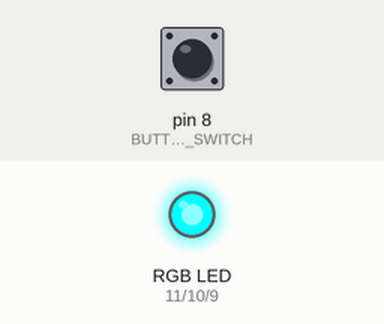
The sketch below on a simulated Arduino Uno, built with avr-gcc and run on an emulated ATmega328P. Shown: an RGB LED mixed from three pins (HIGH = lit). The inputs (shaded band) are chosen by the test bench; at power-on: pin 8 (BUTTON_SWITCH) LOW. No radio packets arrive unless stated.

Above: at 1.2 s.
1.3 s: pin 8 (BUTTON_SWITCH) pulled HIGH for 0.15 s
At 2.7 s:
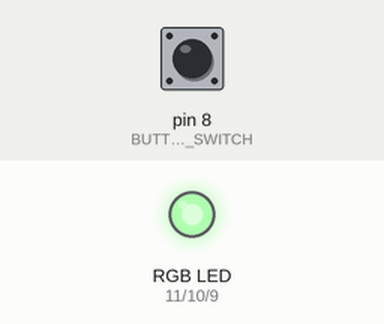
Timing chart, 0 to 8.8 s (numbered marks = the images above; inputs shaded):
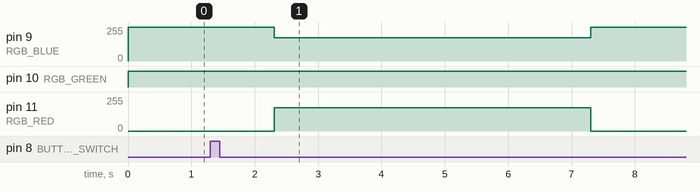

The sketch:

Buzzer_Alarm.ino
```cpp
/*
  DÉTECTION DU SON :

  ...
*/


/*
  1. VARIABLES
  2. SETUP
  3. MÉTHODES
  4. LOOP
*/


/* ======================================================================================== *\
|  ======================================================================> 1. VARIABLES
\* ======================================================================================== */

#include <Arduino.h>
#include <RH_ASK.h>
#include <SPI.h> // Not actually used but needed to compile

#define COMMON_ANODE

RH_ASK driver;

const int SOUND_SENSOR_1 = A0;
const int SOUND_SENSOR_2 = A2;
const int SOUND_SENSOR_3 = A3;
const int SOUND_SENSOR_4 = A5;

const int BUTTON_SWITCH = 8;

const int RGB_RED = 11;
const int RGB_GREEN = 10;
const int RGB_BLUE = 9;

const char *msg = "Hello world!"; // Message à envoyer via le module RF 433Mhz.

const int ACTIVATION_DELAY = 1000;
const int DETECTION_DELAY = 5000;

const int INPUTS = 5;
const byte inputPins[INPUTS] = {SOUND_SENSOR_1, SOUND_SENSOR_2, SOUND_SENSOR_3, SOUND_SENSOR_4};

const int THRESHOLD = 2;
const int SMOOTHNESS = 20;          // Nombre d'échantillon à prendre en compte.

int readings[INPUTS][SMOOTHNESS];   // Lectures provenant des capteurs d'une taille de "SMOOTHNESS".
int readIndex[INPUTS] = {0, 0};     // Index de la lecture en cours.
int total[INPUTS] = {0, 0};         // Somme des échantillons.
int average[INPUTS] = {0, 0};       // Moyenne des échantillons.

bool systemArmed = false;

int counter = 0;
int warningLevel = 0;


/* ======================================================================================== *\
|  ======================================================================> 2. SETUP
\* ======================================================================================== */

void setup() {
  // Initialisation de la communication à un débit de 9600 bits/seconde :
  Serial.begin(9600);

  // Définition du mode de chacune des pattes utilisées :
  pinMode(SOUND_SENSOR_1, INPUT);
  pinMode(SOUND_SENSOR_2, INPUT);
  pinMode(SOUND_SENSOR_3, INPUT);
  pinMode(SOUND_SENSOR_4, INPUT);

  pinMode(RGB_RED, OUTPUT);
  pinMode(RGB_GREEN, OUTPUT);
  pinMode(RGB_BLUE, OUTPUT);

  pinMode(BUTTON_SWITCH, INPUT);

  // Initialisation de toutes les lectures d'échantillons à 0 :
  resetReadings();

  if (!driver.init())
  {
    Serial.println("init failed");
  }
}


/* ======================================================================================== *\
|  ======================================================================> 3. MÉTHODES
\* ======================================================================================== */

void resetReadings() {
  for (int i = 0; i < INPUTS; i++) {
    for (int thisReading = 0; thisReading < SMOOTHNESS; thisReading++) {
      readings[i][thisReading] = 0;
    }
  }
}


void armSystem() {
  systemArmed = true;
}


void disarmSystem() {
  systemArmed = false;
}


void smoothing() {
  for (int i = 0; i < INPUTS; i++) {
    // Soustraction de la dernière lecture :
    total[i] = total[i] - readings[i][readIndex[i]];
    // Lecture d'un échantillon provenant du capteur :
    readings[i][readIndex[i]] = analogRead(inputPins[i]);
    // Ajout de cet échantillon au total :
    total[i] = total[i] + readings[i][readIndex[i]];
    // On passe à la position suivante :
    readIndex[i] = readIndex[i] + 1;
    // Si on est à la fin du tableau, on recommence :
    if (readIndex[i] >= SMOOTHNESS) {
      readIndex[i] = 0;
    }
    // Calcul de la moyenne des échantillons pour le capteur "i" :
    average[i] = total[i] / SMOOTHNESS;
  }
}


void watchSamples() {
  for (int i = 0; i < INPUTS; i++) {
    if (average[i] >= THRESHOLD && systemArmed) {
      warningLevel = warningLevel + 1;
    }
  }
}


void setColor(int red, int green, int blue)
{
  #ifdef COMMON_ANODE
    red = 255 - red;
    green = 255 - green;
    blue = 255 - blue;
  #endif
  analogWrite(RGB_RED, red);
  analogWrite(RGB_GREEN, green);
  analogWrite(RGB_BLUE, blue);
}


void warn() {
  switch (warningLevel)
  {
    case 0:
      // Jaune :
      setColor(255, 255, 0);
      counter = 0;
      break;

    case 1:
      // Mauve :
      setColor(80, 0, 80);
      counter = 0;
      break;

    case 2:
      // Rouge :
      setColor(255, 0, 0);
      counter = 0;
      break;

    case 3:
      // Envoi du signal radio :
      driver.send((uint8_t *)msg, strlen(msg));
      driver.waitPacketSent();
      delay(1000);
      break;

    default:
      break;
  }
}


/* ======================================================================================== *\
|  ======================================================================> 4. LOOP
\* ======================================================================================== */

void loop() {

  setColor(255, 0, 0);
  counter = counter + 1;

  // ------------------------------------------------------------------------------------->

  /*
    Si le système est éteint et que le bouton est appuyé, le système s'allume.
    Si le système est allumé et que le bouton et appuyez, le système s’éteint.
  */

  if (digitalRead(BUTTON_SWITCH) == HIGH && systemArmed == false)
  {
    delay(ACTIVATION_DELAY);
    armSystem();
    warningLevel = warningLevel + 1;
  }
  else if (digitalRead(BUTTON_SWITCH) == HIGH && systemArmed == true)
  {
    disarmSystem();
    delay(ACTIVATION_DELAY);
    warningLevel = warningLevel + 1;
  }

  // ------------------------------------------------------------------------------------->

  if (systemArmed) {
    for(int i = 0; i < INPUTS; i++)
    {
      if(analogRead(inputPins[i]) > THRESHOLD)
      {
        warn();
        delay(DETECTION_DELAY);
        warningLevel = warningLevel + 1;
      }
    }
  }

  delay(10);
}
```

Measured:
- after the input at 1.3 s, pin 9 (RGB_BLUE): 255/255 → 175/255 after 1.0 s, → 255/255 5.0 s later; pin 11 (RGB_RED): 0/255 → 175/255 after 1.0 s, → 0/255 5.0 s later
